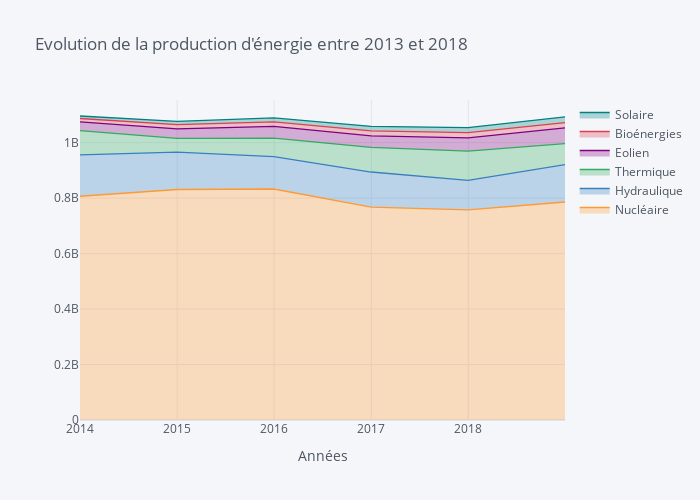

This figure's notebook cell:
### Code cell
# Explore trends

df_production.iplot(
    kind="area", fill=True,
    title="Evolution de la production d'énergie entre 2013 et 2018",
    xTitle="Années",
    dimensions=(700,500)
)

### Figure 1 — Plotly figure (JSON) as saved in the notebook; plotly's stock layout.template omitted (floating-point values rounded to 4 significant figures)
{"data": [{"fill": "tonexty", "fillcolor": "rgba(255, 153, 51, 0.3)", "line": {"color": "rgba(255, 153, 51, 1.0)", "dash": "solid", "shape": "linear", "width": 1.3}, "mode": "lines", "name": "Nucléaire", "text": "", "type": "scatter", "x": ["2013-12-31", "2014-12-31", "2015-12-31", "2016-12-31", "2017-12-31", "2018-12-31"], "y": [806802087, 831008785, 832908808, 767408645, 757772631, 785967028]}, {"fill": "tonexty", "fillcolor": "rgba(55, 128, 191, 0.3)", "line": {"color": "rgba(55, 128, 191, 1.0)", "dash": "solid", "shape": "linear", "width": 1.3}, "mode": "lines", "name": "Hydraulique", "text": "", "type": "scatter", "x": ["2013-12-31", "2014-12-31", "2015-12-31", "2016-12-31", "2017-12-31", "2018-12-31"], "y": [955931339, 965729048, 949948330, 894126244, 863799067, 920782129]}, {"fill": "tonexty", "fillcolor": "rgba(50, 171, 96, 0.3)", "line": {"color": "rgba(50, 171, 96, 1.0)", "dash": "solid", "shape": "linear", "width": 1.3}, "mode": "lines", "name": "Thermique", "text": "", "type": "scatter", "x": ["2013-12-31", "2014-12-31", "2015-12-31", "2016-12-31", "2017-12-31", "2018-12-31"], "y": [1043196379, 1015653413, 1016663214, 982913981, 969306183, 996768393]}, {"fill": "tonexty", "fillcolor": "rgba(128, 0, 128, 0.3)", "line": {"color": "rgba(128, 0, 128, 1.0)", "dash": "solid", "shape": "linear", "width": 1.3}, "mode": "lines", "name": "Eolien", "text": "", "type": "scatter", "x": ["2013-12-31", "2014-12-31", "2015-12-31", "2016-12-31", "2017-12-31", "2018-12-31"], "y": [1074861987, 1049770331, 1058851385, 1024749407, 1017501165, 1053029961]}, {"fill": "tonexty", "fillcolor": "rgba(219, 64, 82, 0.3)", "line": {"color": "rgba(219, 64, 82, 1.0)", "dash": "solid", "shape": "linear", "width": 1.3}, "mode": "lines", "name": "Bioénergies", "text": "", "type": "scatter", "x": ["2013-12-31", "2014-12-31", "2015-12-31", "2016-12-31", "2017-12-31", "2018-12-31"], "y": [1087089514, 1064791210, 1074684102, 1042172420, 1036378507, 1072122122]}, {"fill": "tonexty", "fillcolor": "rgba(0, 128, 128, 0.3)", "line": {"color": "rgba(0, 128, 128, 1.0)", "dash": "solid", "shape": "linear", "width": 1.3}, "mode": "lines", "name": "Solaire", "text": "", "type": "scatter", "x": ["2013-12-31", "2014-12-31", "2015-12-31", "2016-12-31", "2017-12-31", "2018-12-31"], "y": [1096098405, 1076430869, 1089256835, 1058694209, 1054366420, 1093288215]}], "layout": {"height": 500, "legend": {"bgcolor": "#F5F6F9", "font": {"color": "#4D5663"}}, "paper_bgcolor": "#F5F6F9", "plot_bgcolor": "#F5F6F9", "title": {"font": {"color": "#4D5663"}, "text": "Evolution de la production d'énergie entre 2013 et 2018"}, "width": 700, "xaxis": {"autorange": true, "gridcolor": "#E1E5ED", "range": ["2013-12-31", "2018-12-31"], "showgrid": true, "tickfont": {"color": "#4D5663"}, "title": {"font": {"color": "#4D5663"}, "text": "Années"}, "type": "date", "zerolinecolor": "#E1E5ED"}, "yaxis": {"autorange": true, "gridcolor": "#E1E5ED", "range": [0, 1154000000.0], "showgrid": true, "tickfont": {"color": "#4D5663"}, "title": {"font": {"color": "#4D5663"}, "text": ""}, "type": "linear", "zerolinecolor": "#E1E5ED"}}}
